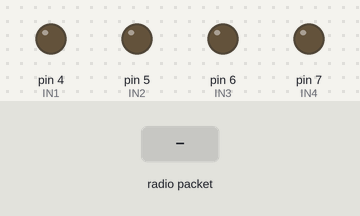
This sketch was run on a simulated Arduino Uno, built with avr-gcc and run on an emulated ATmega328P. Parts: output pins drawn as LEDs (lit = HIGH). The inputs (shaded band) are chosen by the test bench. No radio packets arrive unless stated.

Above: at 1.2 s.
1.3 s: radio packet "5" arrives
At 2.5 s:
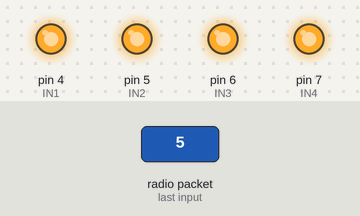
Timing chart, 0 to 4.3 s (numbered marks = the images above; inputs shaded):
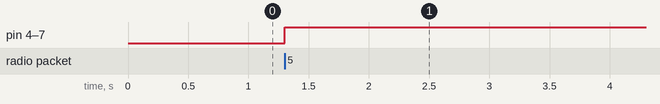

The sketch:

Carrinho.ino
```cpp
#include <RH_ASK.h>
#ifdef RH_HAVE_HARDWARE_SPI
#include <SPI.h>
#endif

RH_ASK driver(2000, 8, 4, 0);
char SW;
int IN1 = 4;
int IN2 = 5;
int IN3 = 6;
int IN4 = 7;

void setup()
{
  pinMode(IN1, OUTPUT);
  pinMode(IN2, OUTPUT);
  pinMode(IN3, OUTPUT);
  pinMode(IN4, OUTPUT);
  #ifdef RH_HAVE_SERIAL
    Serial.begin(9600);
  #endif
    if (!driver.init())
      #ifdef RH_HAVE_SERIAL
             Serial.println("init failed");
      #else
  ;
  #endif
}

void loop()
{
    String X, Y;
    uint8_t buf[RH_ASK_MAX_MESSAGE_LEN];
    uint8_t buflen = sizeof(buf);

    if (driver.recv(buf, &buflen))
    {
      String message;
      for(int i = 0; i < buflen; i++){
        message += (char)buf[i];
      }
      SW = buf[1];
      for(int i = 3; i < buflen; i++){
        if(isDigit((char)buf[i])){
          X += (char)buf[i];
        }else{
          for(int j = i + 1; j < buflen; j++){
            if(isDigit((char)buf[j])){
              Y += (char)buf[j];
            }else{
              break;
            }
          }
          break;
        }
      }
      Serial.print(SW);
      Serial.print(" X :");
      Serial.print(X);
      Serial.print(" Y :");
      Serial.println(Y);

      //YYYYYYYYYYYYYYYYYYYYYYYYYYYYYYYYYYYYYYYYYYYYYYYYYYYYYY
      if(Y.toInt() > 600 && (X.toInt() > 200 && X.toInt() < 600)){
        digitalWrite(IN1, HIGH);
        digitalWrite(IN2, LOW);
        digitalWrite(IN3, LOW);
        digitalWrite(IN4, HIGH);
      }
      else {
        if(Y.toInt() < 200 && (X.toInt() > 200 && X.toInt() < 600)){
          digitalWrite(IN1, LOW);
          digitalWrite(IN2, HIGH);
          digitalWrite(IN3, HIGH);
          digitalWrite(IN4, LOW);
        }
        else{
          if(X.toInt() > 600 && (Y.toInt() > 200 && Y.toInt() < 600)){
            digitalWrite(IN1, LOW);
            digitalWrite(IN2, LOW);
            digitalWrite(IN3, LOW);
            digitalWrite(IN4, HIGH);
          }else{
            if(X.toInt() < 200 && (Y.toInt() > 200 && Y.toInt() < 600)){
              digitalWrite(IN1, HIGH);
              digitalWrite(IN2, LOW);
              digitalWrite(IN3, LOW);
              digitalWrite(IN4, LOW);
            }else{
              digitalWrite(IN1, HIGH);
              digitalWrite(IN2, HIGH);
              digitalWrite(IN3, HIGH);
              digitalWrite(IN4, HIGH);
            }
          }
        }
      }
    }
}
```

Measured:
- after the input at 1.3 s, pin 4 (IN1), pin 5 (IN2), pin 6 (IN3), pin 7 (IN4): LOW → HIGH at once
